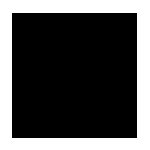
%> input picture matlab_cv_grassfire/gf2.bmp, 150 x 150 px
$ octave --eval "grassfire;"   (GNU Octave 9; MATLAB toolbox functions it lacks are replaced by stand-ins)
%> lines starting %> are read from the running program, lines starting %| are printed output that depends on the picture; in (x1, y1, x2, y2) boxes, pixels count from 0 and x2, y2 are one past the last pixel; in counts of white or black regions, pixels touching at a corner belong together; the program's own positions count from 1
%> in grassfire, I is the input picture: size 150x150x3 uint8; 30.6% white; 1 white region, box (x1, y1, x2, y2) and area: (0, 0, 150, 150) 6875
### matlab_cv_grassfire/scale.m

% This function scales the values of an image to between 0 & 1
function output = scale(inputImage)

inputImage = double(inputImage);

minValue = min(inputImage);             % returns row as a vector
%> minValue = 150 values, max 255 at index 1, min 0 at index 13, mean 42.5
minValue = min(minValue);               % returns max value from the row
%> minValue = 0
inputImage = inputImage - minValue;     % This will scale the lowest value to 0

maxValue = max(inputImage);             % returns row as a vector
%> maxValue = 150 values from 255 to 255
maxValue = max(maxValue);               % returns max value from the row
%> maxValue = 255
inputImage = inputImage / maxValue;     % This will scale the highest value to 1

output = inputImage;

### matlab_cv_grassfire/grass.m
%-------------------------------------------------------------------------
% Pushkar Modi
% Computer Vision - Extra Credit 2
% Grassfire Transform
%-------------------------------------------------------------------------
function grassfire()

close all;
clear all;
clc;

I = imread('gf2.bmp');
I = rgb2gray(I);
I = scale(I);
I = imadjust(I, [0 1], [1 0]);

[rows, cols] = size(I);
%> rows = 150; cols = 150

% North Pass
for r = 2:rows
    for c = 2:cols-1

        if (I(r,c) ~= 0)

            nw = I( r-1, c-1);
            n = I( r-1, c);
            ne = I( r-1, c+1);
            w = I( r, c-1);

            minValue = min([nw n ne w]);
            I(r, c) = minValue + 1;

        end

    end
end
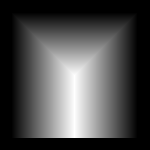
%> I: size 150x150 double; min 0, max 63, mean 18.4; drawn with min black and max white
%> after the loop, minValue = 0; n = 1; ne = 0; nw = 2; w = 2

% South Pass
for r = rows-1:-1:1
    for c = cols-1:-1:1

        if (I(r,c) ~= 0)

            se = I( r+1, c+1);
            s = I( r+1, c);
            sw = I( r+1, c-1);
            e = I( r, c+1);

            minValue = min([se s sw e]);
            I(r, c) = min([I(r,c)  minValue+1]);

        end
    end
end
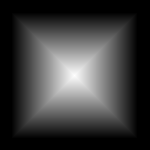
%> I: size 150x150 double; 17.08% of pixels changed, all inside (x1, y1, x2, y2) = (13, 76, 136, 138); drawn with min black and max white
%> after the loop, e = 1; s = 1; se = 2; sw = 0

imshow(I,[0 75]);
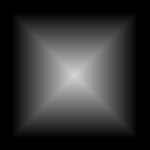
%> displayed picture: size 150x150, on the screen's scale of 0 to 255; min 0, max 214, mean 50.4

$ run again, with matlab_cv_grassfire/gf3.bmp copied over matlab_cv_grassfire/gf2.bmp
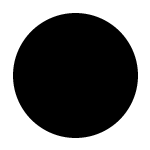
%> input picture matlab_cv_grassfire/gf3.bmp, 150 x 150 px
%> in grassfire, I is the input picture: size 150x150x3 uint8; min 0, max 255, mean 115.9
%> in scale, `minValue = min(inputImage);`: minValue = 150 values, max 255 at index 1, min 0 at index 14, mean 42.5
%> in scale, `minValue = min(minValue);`: minValue = 0
%> in scale, `maxValue = max(inputImage);`: maxValue = 150 values from 255 to 255
%> in scale, `maxValue = max(maxValue);`: maxValue = 255
%> after the loop in grassfire, `for r = 2:rows`: minValue = 20; n = 26; ne = 27; nw = 25; w = 20
%> after the loop in grassfire, `for r = rows-1:-1:1`:
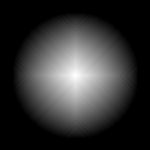
%> I: size 150x150 double; min 0, max 45, mean 9; drawn with min black and max white
%> after the loop in grassfire, `for r = rows-1:-1:1`: e = 1; se = 2; sw = 1
%> in grassfire, `imshow(I,[0 75]);`:
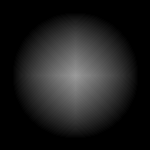
%> displayed picture: size 150x150, on the screen's scale of 0 to 255; min 0, max 153, mean 30.5
